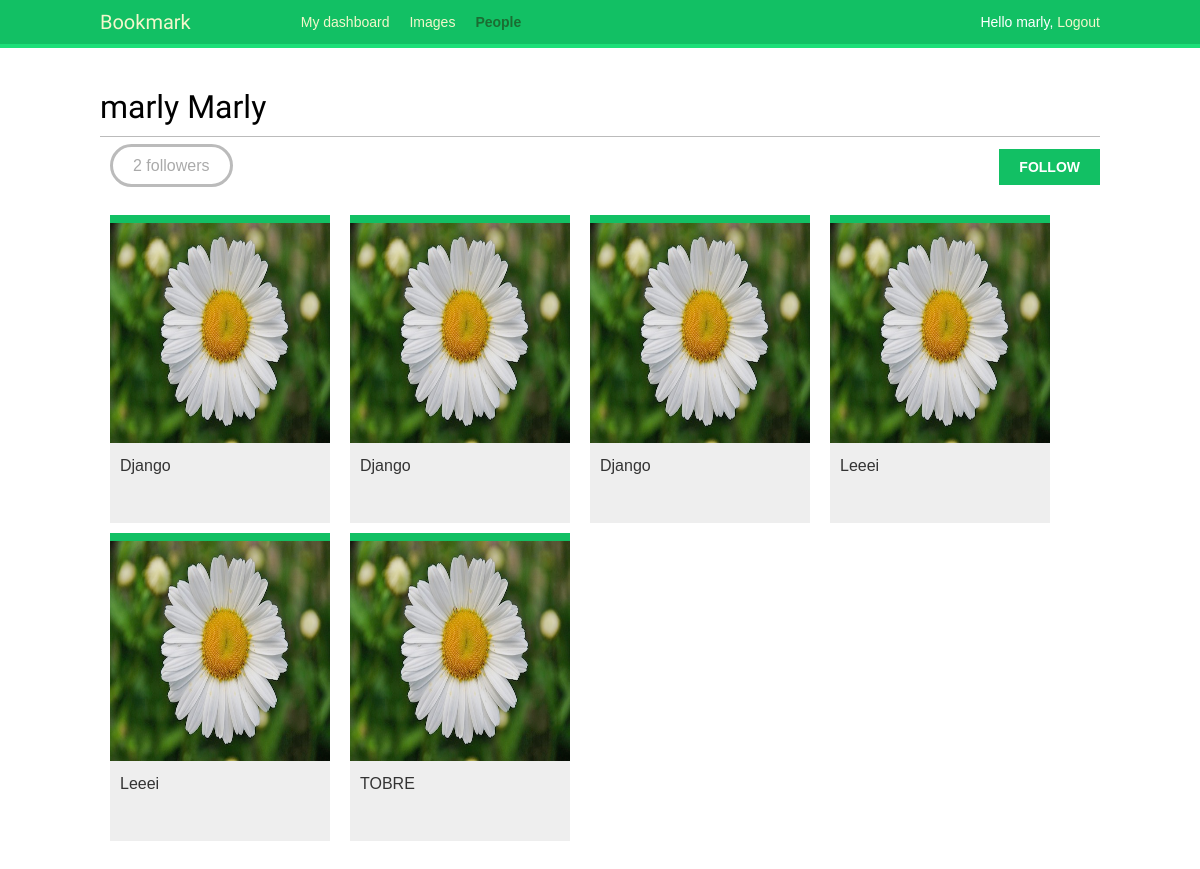
The app's page /account/users/marly/ (signed in), older data.
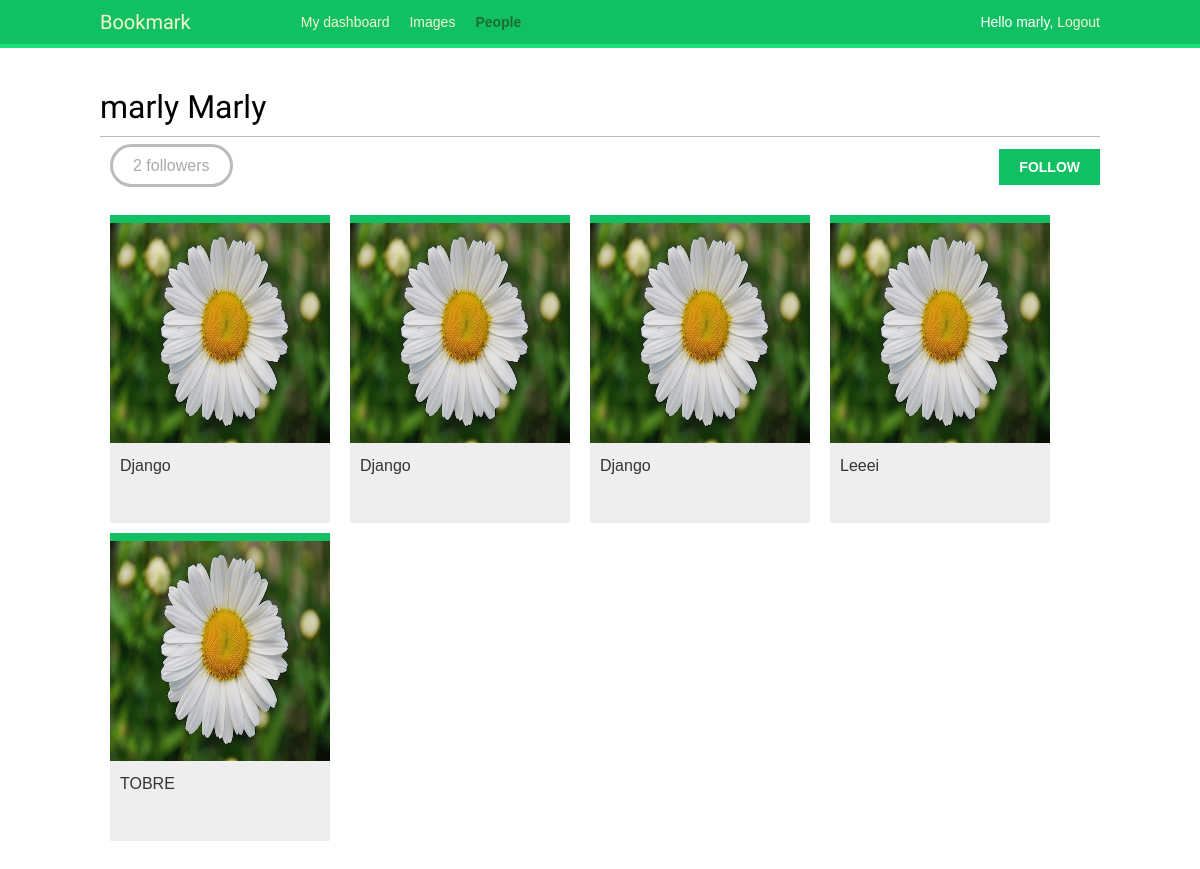
The same page, newer data.
### images/models.py (models this page shows, shortened)
class Image(models.Model):
    user = models.ForeignKey(settings.AUTH_USER_MODEL,
                             related_name='images_created',
                             on_delete=models.CASCADE)
    title = models.CharField(max_length=200)
    slug = models.SlugField(max_length=200,
                            blank=True)
    url = models.URLField()
    image = models.ImageField(upload_to='images/%Y/%m/%d/')
    description = models.TextField(blank=True)
    created = models.DateField(auto_now_add=True,
                               db_index=True)
    users_like = models.ManyToManyField(settings.AUTH_USER_MODEL,
                                        related_name='images_liked',
                                        blank=True)
    total_likes = models.PositiveIntegerField(db_index=True, default=0)
    def get_absolute_url(self):
            return reverse('images:detail', args=[self.id, self.slug])

### account/views.py (the view)
# urls.py: url(r'^users/(?P<username>[-\w]+)/$', views.user_detail, name='user_detail'),
@login_required
def user_detail(request, username):
	user = get_object_or_404(User, username = username, is_active=True)
	return render(request, 'account/user/detail.html', {'section' : 'people',
														'user' : user})

### account/templates/account/user/detail.html (shortened to what this page needs)
{% extends "base.html" %}
{% load thumbnail %}
{% block content %}
  <h1>{{ user.get_full_name }}</h1>
  {% with total_followers=user.followers.count %}
    <span class="count">
      <span class="total">{{ total_followers }}</span>
      follower{{ total_followers|pluralize }}
    </span>
    <a href="#" data-id="{{ user.id }}" data-action="{% if request.user in user.followers.all %}un{% endif %}follow" class="follow button">
      {% if request.user not in user.followers.all %}
        Follow
      {% else %}
        Unfollow
      {% endif %}
    </a>
    <div id="image-list" class="image-container">
      {% include "images/image/list_ajax.html" with images=user.images_created.all %}
    </div>
  {% endwith %}
{% endblock %}

### account/templates/base.html (shortened to what this page needs)
{% load staticfiles %}
<!DOCTYPE html>
<html>
<head>
	<link rel="stylesheet" href="{% static 'css/base.css' %}">
</head>
<body>
	<div id="header">
		<span class="logo">Bookmark</span>
		{% if request.user.is_authenticated %}
      <ul class="menu">
        <li {% if section == "dashboard" %}class="selected"{% endif %}><a href="{% url "dashboard" %}">My dashboard</a></li>
        <li {% if section == "images" %}class="selected"{% endif %}><a href="{% url "images:list" %}">Images</a></li>
        <li {% if section == "people" %}class="selected"{% endif %}><a href="{% url "user_list" %}">People</a></li>
      </ul>
    {% endif %}
		<span class="user">
			{% if request.user.is_authenticated %}
			Hello {{ request.user.first_name }}, <a href="{% url 'logout' %}">Logout</a>
			{% else %}
				<a href="{% url 'login' %}">Log-in</a>
			{% endif %}
		</span>
	</div>
	<div id="content">
		{% block content %}
		{% endblock %}
	</div>
</body>
</html>

### images/templates/images/image/list_ajax.html
{% load thumbnail %}
{% for image in images %}
  <div class="image">
    <a href="{{ image.get_absolute_url }}">
      {% thumbnail image.image "300x300" crop="100%" as im %}
        <a href="{{ image.get_absolute_url }}">
          <img src="{{ im.url }}">
        </a>
      {% endthumbnail %}
    </a>
    <div class="info">
      <a href="{{ image.get_absolute_url }}" class="title">
        {{ image.title }}
      </a>
    </div>
  </div>
{% endfor %}

### account/static/css/base.css (style rules this page uses)
body { margin:0; padding:0; font-family:helvetica, sans-serif; }
a { color:#12c064; text-decoration:none; }
h1, h2, h3, h4, h5 , h6 { font-family: 'Muli', sans-serif; font-weight:normal; }
h1 { border-bottom:1px solid #bbb; padding:0 0 10px 0; margin:10px 0 20px 0; }
#header { padding:10px 100px; font-size:14px; background:#12c064; color:#fff; border-bottom:4px solid #1cdf78; overflow:auto; }
#header .logo { font-family: 'Muli', sans-serif; float:left; color:#f3f7cc; font-size:20px; margin-right:10%; }
#header ul.menu { list-style:none; float:left; margin:0; padding:0; }
#header ul.menu li { float:left; padding:4px 10px; }
#header ul.menu li.selected a, #header ul.menu li.selected a:hover { color:#1b6d32; font-weight:bold; }
#header a { color:#f3f7cc; }
#header .user { float:right; padding-top:4px; }
#content { padding:30px 100px; }
input[type=submit], a.button { font-weight:bold; background:#12c064; color:#fff; padding:10px 20px; font-size:14px; text-transform:uppercase; }
.count { color:#aaa; border:3px solid #bbb; border-radius:26px; padding:10px 20px; margin:20px 10px 0; }
a.like, a.follow { float:right; margin-top:-8px; }
#image-list { overflow:auto; }
#image-list .image { float:left; width:220px; height:300px; margin:0 10px 10px 10px; border-top:8px solid #12c064; background:#eee; }
#image-list img { width:220px; height:220px; }
#image-list .info { padding:10px; }
#image-list .info a { color:#333; }
.image-container { margin-top:40px; }

Row changes from the older to the newer data that the page shows:
removed Image: title "Leeei"
